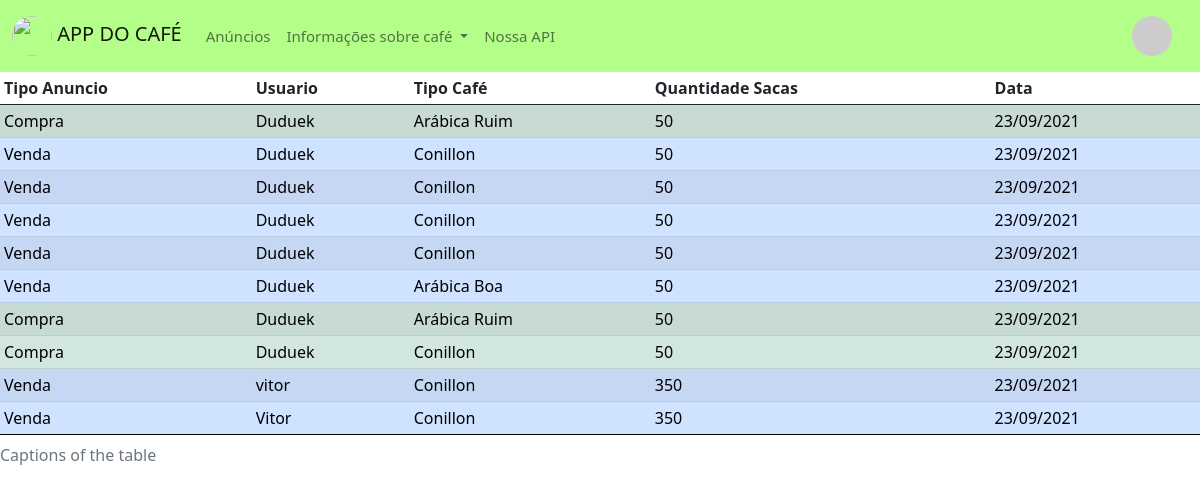
Before: /announces (signed in) with the older database file.
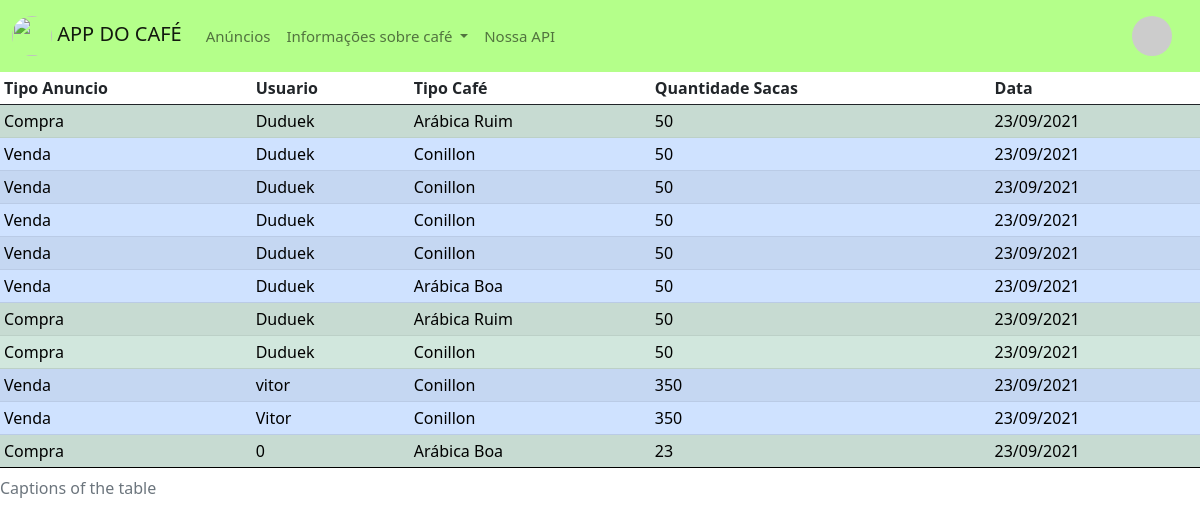
After: the same page with the newer database file.
### app/models/post.py (models this page shows, shortened)
class Post(db.Model):
    __tablename__ = "posts"
    post_id = db.Column(db.Integer, primary_key=True)
    post_user = db.Column(db.Integer, db.ForeignKey('users.user_id'))
    post_username = db.Column(db.String)
    post_date = db.Column(db.DateTime, nullable=False, default=datetime.utcnow)
    post_qtd_sacas = db.Column(db.Integer)
    post_active = db.Column(db.Integer)
    post_type = db.Column(db.Integer)
    post_coffe_type = db.Column(db.Integer)
    owner = db.relationship("User", foreign_keys=post_user)
    def __repr__(self):
        return "<Post %r>" % self.post_user

### app/controllers/annouce_controller.py (the view)
@app.route("/announces")
def announces():
    print(Post.query.all())
    return render_template("announces.html", all_lines=Post.query.all())

### app/controllers/login_controller.py (called while the page is built)
@login_manager.user_loader
def load_user(id_u):
    return User.query.get(int(id_u))

### app/models/user.py (called while the page is built)
    def avatar(self, size):
        digest = md5(self.email.lower().encode('utf-8')).hexdigest()
        return 'https://www.gravatar.com/avatar/{}?d=identicon&s={}'.format(
            digest, size)

    @property
    def is_authenticated(self):
        return True

### app/templates/announces.html (shortened to what this page needs)
{% extends 'base.html' %}
{% block content %}
<table class="table table-striped table-sm table-hover">
    <thead>
    <tr>
        <th scope="col" text-align="center">Tipo Anuncio</th>
        <th scope="col">Usuario</th>
        <th scope="col">Tipo Café</th>
        <th scope="col">Quantidade Sacas</th>
        <th scope="col">Data</th>
    </tr>
    </thead>
    <tbody>
    {% for l in all_lines %}
    {% if l.post_type == 1 %}
    <tr class="table-success">
    {% else %}
    <tr class="table-primary">
    {% endif %}
        {% if l.post_type == 1 %}
        <td text-align="center">Compra</td>
        {% else %}
        <td text-align="center">Venda</td>
        {% endif %}
        <td>{{l.post_username}}</td>
        {% if l.post_coffe_type == 1%}
        <td>Arábica Ruim</td>
        {% elif l.post_coffe_type == 2%}
        <td>Arábica Boa</td>
        {% else %}
        <td>Conillon</td>
        {% endif %}
        <td>{{l.post_qtd_sacas}}</td>
        <td>{{l.post_date.strftime("%d/%m/%Y")}}</td>
    </tr>
    {% endfor %}
    <caption>
        Captions of the table
    </caption>
</table>
{% endblock %}

### app/templates/base.html (shortened to what this page needs)
<!doctype html>
<html lang="pt-br">
<head>
  <link href="https://cdn.jsdelivr.net/npm/bootstrap@5.1.0/dist/css/bootstrap.min.css" rel="stylesheet">
</head>
<body>
<nav class="navbar navbar-expand-lg navbar-light" style="background-color: #B4FF8A; font-size: 15px !important;">
  <div class="container-fluid">
    <a class="navbar-brand nav-item" href="/">
      <img src="https://images.vexels.com/media/users/3/185520/isolated/preview/aae89bde5310bbc00a8f077465bfb22f-grao-de-cafe-marrom.png" width="40" height="40" class="rounded-circle">
      <t>APP DO CAFÉ</t>
    </a>
    <div class="collapse navbar-collapse" id="navbarSupportedContent">
      <ul class="navbar-nav me-auto mb-2 mb-lg-0">
        <li class="nav-item">
          <a class="nav-link" href="/announces">Anúncios</a>
        </li>
        <li class="nav-item dropdown">
          <a class="nav-link dropdown-toggle" href="#" id="navbarDropdown" role="button" data-bs-toggle="dropdown" aria-expanded="false">
            Informações sobre café
          </a>
        </li>
        <li class="nav-item">
          <a class="nav-link" href="/sobreAPI">Nossa API</a>
        </li>
      </ul>
        {% if current_user.is_authenticated %}
        <ul class="nav mb-lg-0 justify-content-xxl-start">
        <li class="nav-item dropdown">
          <a class="nav-link" href="#" id="navbarDropdown" role="button" data-bs-toggle="dropdown" aria-expanded="false">
            <img src="{{ current_user.avatar(128) }}" width="40" height="40" class="rounded-circle">
          </a>
        </li>
        </ul>
        {% endif %}
    </div>
  </div>
</nav>
{% block content %}
{% endblock %}
</body>
</html>

### app/templates/base.html (style rules this page uses)
html, body { height: 100%; margin: 0; }

Changed rows visible on the page:
added Post: post_type "Compra", post_username "0", post_coffe_type "Arábica Boa", post_qtd_sacas "23", post_date "23/09/2021"
